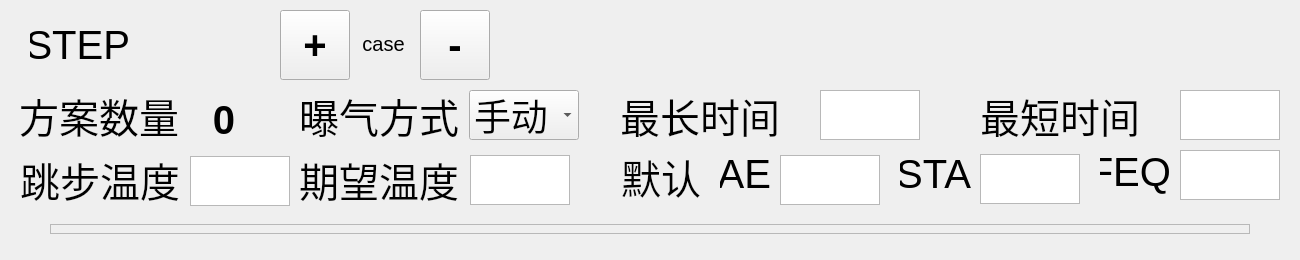
<?xml version="1.0" encoding="UTF-8"?>
<ui version="4.0">
 <class>FerStepForm</class>
 <widget class="QWidget" name="FerStepForm">
  <property name="geometry">
   <rect>
    <x>0</x>
    <y>0</y>
    <width>1300</width>
    <height>260</height>
   </rect>
  </property>
  <property name="sizePolicy">
   <sizepolicy hsizetype="Preferred" vsizetype="Preferred">
    <horstretch>0</horstretch>
    <verstretch>0</verstretch>
   </sizepolicy>
  </property>
  <property name="windowTitle">
   <string>Form</string>
  </property>
  <widget class="QLabel" name="label">
   <property name="geometry">
    <rect>
     <x>30</x>
     <y>20</y>
     <width>100</width>
     <height>50</height>
    </rect>
   </property>
   <property name="font">
    <font>
     <pointsize>30</pointsize>
    </font>
   </property>
   <property name="text">
    <string>STEP</string>
   </property>
   <property name="alignment">
    <set>Qt::AlignRight|Qt::AlignTrailing|Qt::AlignVCenter</set>
   </property>
   <property name="margin">
    <number>0</number>
   </property>
  </widget>
  <widget class="QLabel" name="step_seq_label">
   <property name="geometry">
    <rect>
     <x>140</x>
     <y>19</y>
     <width>50</width>
     <height>50</height>
    </rect>
   </property>
   <property name="font">
    <font>
     <pointsize>30</pointsize>
    </font>
   </property>
   <property name="frameShadow">
    <enum>QFrame::Raised</enum>
   </property>
   <property name="text">
    <string/>
   </property>
   <property name="alignment">
    <set>Qt::AlignCenter</set>
   </property>
   <property name="margin">
    <number>0</number>
   </property>
  </widget>
  <widget class="QLabel" name="label_2">
   <property name="geometry">
    <rect>
     <x>20</x>
     <y>154</y>
     <width>160</width>
     <height>50</height>
    </rect>
   </property>
   <property name="font">
    <font>
     <pointsize>30</pointsize>
    </font>
   </property>
   <property name="text">
    <string>跳步温度</string>
   </property>
   <property name="alignment">
    <set>Qt::AlignRight|Qt::AlignTrailing|Qt::AlignVCenter</set>
   </property>
   <property name="margin">
    <number>0</number>
   </property>
  </widget>
  <widget class="QLabel" name="label_3">
   <property name="geometry">
    <rect>
     <x>299</x>
     <y>154</y>
     <width>160</width>
     <height>50</height>
    </rect>
   </property>
   <property name="font">
    <font>
     <pointsize>30</pointsize>
    </font>
   </property>
   <property name="text">
    <string>期望温度</string>
   </property>
   <property name="alignment">
    <set>Qt::AlignRight|Qt::AlignTrailing|Qt::AlignVCenter</set>
   </property>
   <property name="margin">
    <number>0</number>
   </property>
  </widget>
  <widget class="QLabel" name="label_4">
   <property name="geometry">
    <rect>
     <x>620</x>
     <y>151</y>
     <width>81</width>
     <height>50</height>
    </rect>
   </property>
   <property name="font">
    <font>
     <pointsize>30</pointsize>
    </font>
   </property>
   <property name="text">
    <string>默认</string>
   </property>
   <property name="alignment">
    <set>Qt::AlignRight|Qt::AlignTrailing|Qt::AlignVCenter</set>
   </property>
   <property name="margin">
    <number>0</number>
   </property>
  </widget>
  <widget class="QLabel" name="label_6">
   <property name="geometry">
    <rect>
     <x>19</x>
     <y>90</y>
     <width>160</width>
     <height>50</height>
    </rect>
   </property>
   <property name="font">
    <font>
     <pointsize>30</pointsize>
    </font>
   </property>
   <property name="text">
    <string>方案数量</string>
   </property>
   <property name="alignment">
    <set>Qt::AlignRight|Qt::AlignTrailing|Qt::AlignVCenter</set>
   </property>
   <property name="margin">
    <number>0</number>
   </property>
  </widget>
  <widget class="QLabel" name="label_7">
   <property name="geometry">
    <rect>
     <x>299</x>
     <y>90</y>
     <width>160</width>
     <height>50</height>
    </rect>
   </property>
   <property name="font">
    <font>
     <pointsize>30</pointsize>
    </font>
   </property>
   <property name="text">
    <string>曝气方式</string>
   </property>
   <property name="alignment">
    <set>Qt::AlignRight|Qt::AlignTrailing|Qt::AlignVCenter</set>
   </property>
   <property name="margin">
    <number>0</number>
   </property>
  </widget>
  <widget class="QLabel" name="label_8">
   <property name="geometry">
    <rect>
     <x>620</x>
     <y>90</y>
     <width>160</width>
     <height>50</height>
    </rect>
   </property>
   <property name="font">
    <font>
     <pointsize>30</pointsize>
    </font>
   </property>
   <property name="text">
    <string>最长时间</string>
   </property>
   <property name="alignment">
    <set>Qt::AlignRight|Qt::AlignTrailing|Qt::AlignVCenter</set>
   </property>
   <property name="margin">
    <number>0</number>
   </property>
  </widget>
  <widget class="QLabel" name="label_9">
   <property name="geometry">
    <rect>
     <x>980</x>
     <y>90</y>
     <width>160</width>
     <height>50</height>
    </rect>
   </property>
   <property name="font">
    <font>
     <pointsize>30</pointsize>
    </font>
   </property>
   <property name="text">
    <string>最短时间</string>
   </property>
   <property name="alignment">
    <set>Qt::AlignRight|Qt::AlignTrailing|Qt::AlignVCenter</set>
   </property>
   <property name="margin">
    <number>0</number>
   </property>
  </widget>
  <widget class="QComboBox" name="air_mode_comboBox">
   <property name="geometry">
    <rect>
     <x>469</x>
     <y>90</y>
     <width>110</width>
     <height>50</height>
    </rect>
   </property>
   <property name="font">
    <font>
     <pointsize>28</pointsize>
     <weight>50</weight>
     <bold>false</bold>
    </font>
   </property>
   <property name="currentText">
    <string>手动</string>
   </property>
   <property name="currentIndex">
    <number>0</number>
   </property>
   <property name="maxVisibleItems">
    <number>6</number>
   </property>
   <item>
    <property name="text">
     <string>手动</string>
    </property>
   </item>
   <item>
    <property name="text">
     <string>自动</string>
    </property>
   </item>
  </widget>
  <widget class="QTextEdit" name="max_time_text_edit">
   <property name="geometry">
    <rect>
     <x>820</x>
     <y>90</y>
     <width>100</width>
     <height>50</height>
    </rect>
   </property>
   <property name="font">
    <font>
     <pointsize>25</pointsize>
    </font>
   </property>
   <property name="inputMethodHints">
    <set>Qt::ImhDigitsOnly</set>
   </property>
  </widget>
  <widget class="QTextEdit" name="min_time_text_edit">
   <property name="geometry">
    <rect>
     <x>1180</x>
     <y>90</y>
     <width>100</width>
     <height>50</height>
    </rect>
   </property>
   <property name="font">
    <font>
     <pointsize>25</pointsize>
    </font>
   </property>
   <property name="inputMethodHints">
    <set>Qt::ImhDigitsOnly</set>
   </property>
  </widget>
  <widget class="QTextEdit" name="def_ae_text_edit">
   <property name="geometry">
    <rect>
     <x>780</x>
     <y>155</y>
     <width>100</width>
     <height>50</height>
    </rect>
   </property>
   <property name="font">
    <font>
     <pointsize>25</pointsize>
    </font>
   </property>
   <property name="inputMethodHints">
    <set>Qt::ImhDigitsOnly</set>
   </property>
  </widget>
  <widget class="QTextEdit" name="def_sta_text_edit">
   <property name="geometry">
    <rect>
     <x>980</x>
     <y>154</y>
     <width>100</width>
     <height>50</height>
    </rect>
   </property>
   <property name="font">
    <font>
     <pointsize>25</pointsize>
    </font>
   </property>
   <property name="inputMethodHints">
    <set>Qt::ImhDigitsOnly</set>
   </property>
  </widget>
  <widget class="QLabel" name="label_5">
   <property name="geometry">
    <rect>
     <x>720</x>
     <y>149</y>
     <width>51</width>
     <height>50</height>
    </rect>
   </property>
   <property name="font">
    <font>
     <pointsize>30</pointsize>
    </font>
   </property>
   <property name="text">
    <string>AE</string>
   </property>
   <property name="alignment">
    <set>Qt::AlignRight|Qt::AlignTrailing|Qt::AlignVCenter</set>
   </property>
   <property name="margin">
    <number>0</number>
   </property>
  </widget>
  <widget class="QLabel" name="label_10">
   <property name="geometry">
    <rect>
     <x>900</x>
     <y>149</y>
     <width>71</width>
     <height>50</height>
    </rect>
   </property>
   <property name="font">
    <font>
     <pointsize>30</pointsize>
    </font>
   </property>
   <property name="text">
    <string>STA</string>
   </property>
   <property name="alignment">
    <set>Qt::AlignRight|Qt::AlignTrailing|Qt::AlignVCenter</set>
   </property>
   <property name="margin">
    <number>0</number>
   </property>
  </widget>
  <widget class="QTextEdit" name="step_tmp_text_edit">
   <property name="geometry">
    <rect>
     <x>190</x>
     <y>156</y>
     <width>100</width>
     <height>50</height>
    </rect>
   </property>
   <property name="font">
    <font>
     <pointsize>25</pointsize>
    </font>
   </property>
   <property name="inputMethodHints">
    <set>Qt::ImhDigitsOnly</set>
   </property>
  </widget>
  <widget class="QTextEdit" name="expect_tmp_text_edit">
   <property name="geometry">
    <rect>
     <x>470</x>
     <y>155</y>
     <width>100</width>
     <height>50</height>
    </rect>
   </property>
   <property name="font">
    <font>
     <pointsize>25</pointsize>
    </font>
   </property>
   <property name="inputMethodHints">
    <set>Qt::ImhDigitsOnly</set>
   </property>
  </widget>
  <widget class="QFrame" name="cases_frame">
   <property name="geometry">
    <rect>
     <x>50</x>
     <y>224</y>
     <width>1200</width>
     <height>10</height>
    </rect>
   </property>
   <property name="sizePolicy">
    <sizepolicy hsizetype="Preferred" vsizetype="Preferred">
     <horstretch>0</horstretch>
     <verstretch>0</verstretch>
    </sizepolicy>
   </property>
   <property name="frameShape">
    <enum>QFrame::StyledPanel</enum>
   </property>
   <property name="frameShadow">
    <enum>QFrame::Raised</enum>
   </property>
  </widget>
  <widget class="QPushButton" name="add_case_push_button">
   <property name="geometry">
    <rect>
     <x>280</x>
     <y>10</y>
     <width>70</width>
     <height>70</height>
    </rect>
   </property>
   <property name="font">
    <font>
     <pointsize>30</pointsize>
     <weight>75</weight>
     <bold>true</bold>
    </font>
   </property>
   <property name="text">
    <string>+</string>
   </property>
  </widget>
  <widget class="QPushButton" name="reduce_case_push_button">
   <property name="geometry">
    <rect>
     <x>420</x>
     <y>10</y>
     <width>70</width>
     <height>70</height>
    </rect>
   </property>
   <property name="font">
    <font>
     <pointsize>30</pointsize>
     <weight>75</weight>
     <bold>true</bold>
    </font>
   </property>
   <property name="text">
    <string>-</string>
   </property>
  </widget>
  <widget class="QLabel" name="label_11">
   <property name="geometry">
    <rect>
     <x>358</x>
     <y>23</y>
     <width>51</width>
     <height>41</height>
    </rect>
   </property>
   <property name="font">
    <font>
     <pointsize>15</pointsize>
    </font>
   </property>
   <property name="text">
    <string>case</string>
   </property>
   <property name="alignment">
    <set>Qt::AlignCenter</set>
   </property>
  </widget>
  <widget class="QLabel" name="plan_num_label">
   <property name="geometry">
    <rect>
     <x>199</x>
     <y>100</y>
     <width>50</width>
     <height>40</height>
    </rect>
   </property>
   <property name="font">
    <font>
     <pointsize>30</pointsize>
     <weight>75</weight>
     <bold>true</bold>
    </font>
   </property>
   <property name="text">
    <string>0</string>
   </property>
   <property name="alignment">
    <set>Qt::AlignCenter</set>
   </property>
  </widget>
  <widget class="QTextEdit" name="def_frq_text_edit">
   <property name="geometry">
    <rect>
     <x>1180</x>
     <y>150</y>
     <width>100</width>
     <height>50</height>
    </rect>
   </property>
   <property name="font">
    <font>
     <pointsize>25</pointsize>
    </font>
   </property>
   <property name="inputMethodHints">
    <set>Qt::ImhDigitsOnly</set>
   </property>
  </widget>
  <widget class="QLabel" name="label_12">
   <property name="geometry">
    <rect>
     <x>1100</x>
     <y>147</y>
     <width>71</width>
     <height>50</height>
    </rect>
   </property>
   <property name="font">
    <font>
     <pointsize>30</pointsize>
    </font>
   </property>
   <property name="text">
    <string>FEQ</string>
   </property>
   <property name="alignment">
    <set>Qt::AlignRight|Qt::AlignTrailing|Qt::AlignVCenter</set>
   </property>
   <property name="margin">
    <number>0</number>
   </property>
  </widget>
 </widget>
 <resources/>
 <connections/>
</ui>
